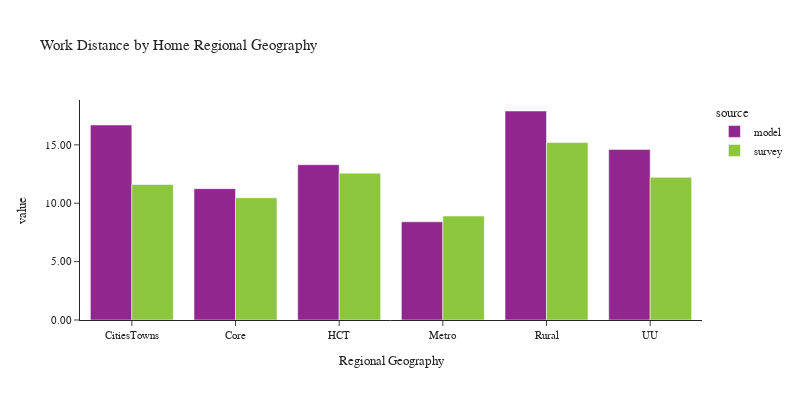

Notebook cell for this chart:
### Code cell
plot_work_location(df_workers, 'rg_proposed_home', 'Home Regional Geography', 'Regional Geography')

### Figure 1 — Plotly figure (JSON) as saved in the notebook; plotly's stock layout.template omitted (floating-point values rounded to 4 significant figures)
{"data": [{"alignmentgroup": "True", "customdata": [[17695], [48773], [45801], [72042], [24209], [8403]], "hovertemplate": "source=model<br>rg_proposed_home=%{x}<br>value=%{y}<br>sample count=%{customdata[0]}<extra></extra>", "legendgroup": "model", "marker": {"color": "#91268F", "pattern": {"shape": ""}}, "name": "model", "offsetgroup": "model", "orientation": "v", "showlegend": true, "textposition": "auto", "type": "bar", "x": ["CitiesTowns", "Core", "HCT", "Metro", "Rural", "UU"], "xaxis": "x", "y": [16.7, 11.25, 13.3, 8.411, 17.9, 14.61], "yaxis": "y"}, {"alignmentgroup": "True", "customdata": [[54], [150], [206], [1050], [109], [23]], "hovertemplate": "source=survey<br>rg_proposed_home=%{x}<br>value=%{y}<br>sample count=%{customdata[0]}<extra></extra>", "legendgroup": "survey", "marker": {"color": "#8CC63E", "pattern": {"shape": ""}}, "name": "survey", "offsetgroup": "survey", "orientation": "v", "showlegend": true, "textposition": "auto", "type": "bar", "x": ["CitiesTowns", "Core", "HCT", "Metro", "Rural", "UU"], "xaxis": "x", "y": [11.61, 10.46, 12.57, 8.902, 15.19, 12.22], "yaxis": "y"}], "layout": {"barmode": "group", "font": {"size": 11}, "height": 400, "legend": {"title": {"text": "source"}, "tracegroupgap": 0}, "title": {"text": "Work Distance by Home Regional Geography"}, "width": 800, "xaxis": {"anchor": "y", "domain": [0.0, 1.0], "title": {"text": "Regional Geography"}}, "yaxis": {"anchor": "x", "domain": [0.0, 1.0], "tickformat": ".2f", "title": {"text": "value"}}}}
